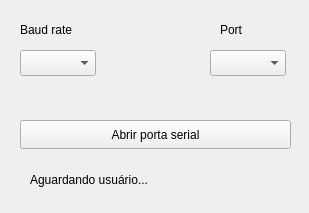
<?xml version="1.0" encoding="UTF-8"?>
<ui version="4.0">
 <class>Leica</class>
 <widget class="QMainWindow" name="Leica">
  <property name="geometry">
   <rect>
    <x>0</x>
    <y>0</y>
    <width>309</width>
    <height>213</height>
   </rect>
  </property>
  <property name="windowTitle">
   <string>Leica</string>
  </property>
  <widget class="QWidget" name="centralwidget">
   <widget class="QLabel" name="lbBaud">
    <property name="geometry">
     <rect>
      <x>20</x>
      <y>20</y>
      <width>81</width>
      <height>20</height>
     </rect>
    </property>
    <property name="text">
     <string>Baud rate</string>
    </property>
   </widget>
   <widget class="QComboBox" name="cbBaud">
    <property name="geometry">
     <rect>
      <x>20</x>
      <y>50</y>
      <width>76</width>
      <height>26</height>
     </rect>
    </property>
   </widget>
   <widget class="QLabel" name="lbPort">
    <property name="geometry">
     <rect>
      <x>220</x>
      <y>20</y>
      <width>63</width>
      <height>20</height>
     </rect>
    </property>
    <property name="text">
     <string>Port</string>
    </property>
   </widget>
   <widget class="QComboBox" name="cbPort">
    <property name="geometry">
     <rect>
      <x>210</x>
      <y>50</y>
      <width>76</width>
      <height>26</height>
     </rect>
    </property>
   </widget>
   <widget class="QPushButton" name="pbOp">
    <property name="geometry">
     <rect>
      <x>20</x>
      <y>120</y>
      <width>271</width>
      <height>29</height>
     </rect>
    </property>
    <property name="text">
     <string>Abrir porta serial</string>
    </property>
   </widget>
   <widget class="QLabel" name="lbStatus">
    <property name="geometry">
     <rect>
      <x>30</x>
      <y>170</y>
      <width>261</width>
      <height>20</height>
     </rect>
    </property>
    <property name="text">
     <string>Aguardando usuário...</string>
    </property>
   </widget>
  </widget>
 </widget>
 <resources/>
 <connections/>
</ui>
